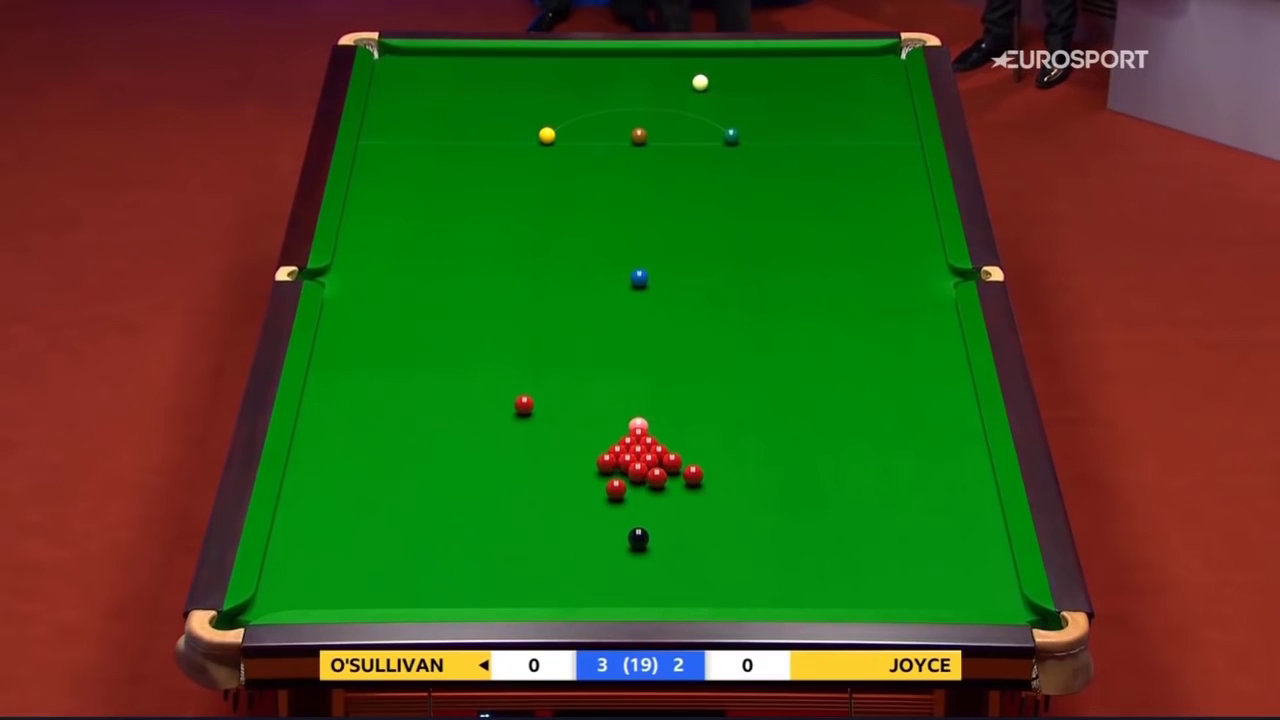
#> input picture WSC sample.png, 1280 x 720 px, found by its file name
$ jupyter execute Computer-vision_project.ipynb   (older library calls are emulated)
#> lines starting #> are read from the running program, lines starting #| are printed output that depends on the picture; after the words box and inside, x2 and y2 are one past the last pixel; in counts of white or black regions, pixels touching at a corner belong together
#> in plot_similarity_graph, ref_frame is the input picture: shape (720, 1280, 3); mean B, G, R 26.8, 82.3, 64.4
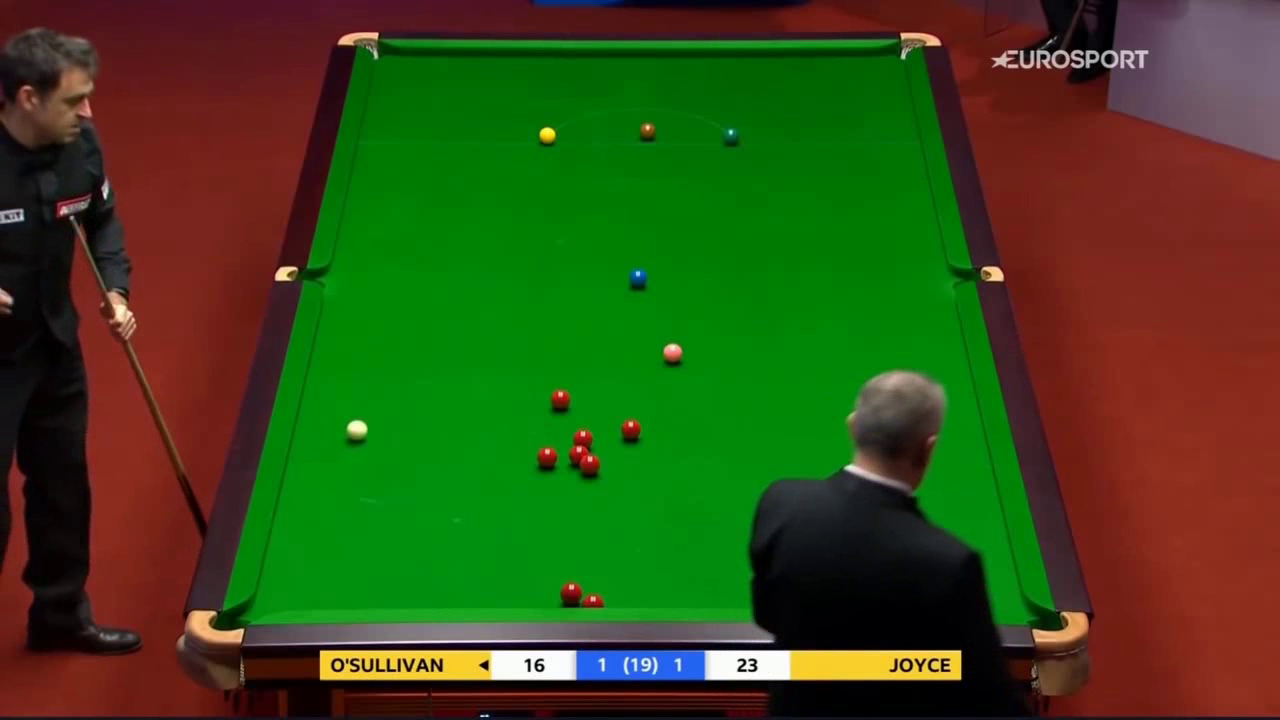
#> input picture frame 42 of WSC_trimed.mp4, 1280 x 720 px
#> in plot_similarity_graph, frame is the input picture: shape (720, 1280, 3); mean B, G, R 23.8, 74.8, 56
**Done by : Rahul Shah, Chadha Aouina**

**Email : shahra@usi.ch, chadha@usi.ch**

# video pre-processing and filtering

**Created trimed video to get only reliable frames and to make process faster**

[cell 1]
import cv2

def hhmmss_to_seconds(hhmmss):
    hh, mm, ss = map(int, hhmmss.split(':'))
    return hh * 3600 + mm * 60 + ss

def trim_video(input_path, output_path, start_time, end_time):
    start_seconds = hhmmss_to_seconds(start_time)
    end_seconds = hhmmss_to_seconds(end_time)

    cap = cv2.VideoCapture(input_path)
    fps = int(cap.get(cv2.CAP_PROP_FPS))
    width = int(cap.get(cv2.CAP_PROP_FRAME_WIDTH))
    height = int(cap.get(cv2.CAP_PROP_FRAME_HEIGHT))
    total_frames = int(cap.get(cv2.CAP_PROP_FRAME_COUNT))

    start_frame = start_seconds * fps
    end_frame = end_seconds * fps

    if end_frame > total_frames:
        end_frame = total_frames

    fourcc = cv2.VideoWriter_fourcc(*'mp4v')
    out = cv2.VideoWriter(output_path, fourcc, fps, (width, height))

    cap.set(cv2.CAP_PROP_POS_FRAMES, start_frame)

    current_frame = start_frame
    while cap.isOpened() and current_frame < end_frame:
        ret, frame = cap.read()
        if not ret:
            break
        out.write(frame)
        current_frame += 1

    cap.release()
    out.release()

input_video_path = '/mnt/hgfs/Desktop/WSC.mp4'
output_video_path = '/mnt/hgfs/Desktop/WSC_trimed.mp4'
start_time = '01:20:00'  # hh:mm:ss
end_time = '02:14:00'    # hh:mm:ss

# trim_video(input_video_path, output_video_path, start_time, end_time)

**Compared each frame by computing similarity which is Intersection over Union  which says i.e. Area of Intersection / Area of Union frames**

[cell 2]
import cv2
import numpy as np
import matplotlib.pyplot as plt

def compute_similarity(frame1, frame2):

    hsv1 = cv2.cvtColor(frame1, cv2.COLOR_BGR2HSV)
#> hsv1: shape (720, 1280, 3); mean H, S, V 56, 208.3, 120.9
    hsv2 = cv2.cvtColor(frame2, cv2.COLOR_BGR2HSV)
#> hsv2: shape (720, 1280, 3); mean H, S, V 57, 200.3, 107.1

    lower_green = np.array([35, 100, 100]) # defining green Color range for HSV image
    upper_green = np.array([85, 255, 255])

    mask1 = cv2.inRange(hsv1, lower_green, upper_green)
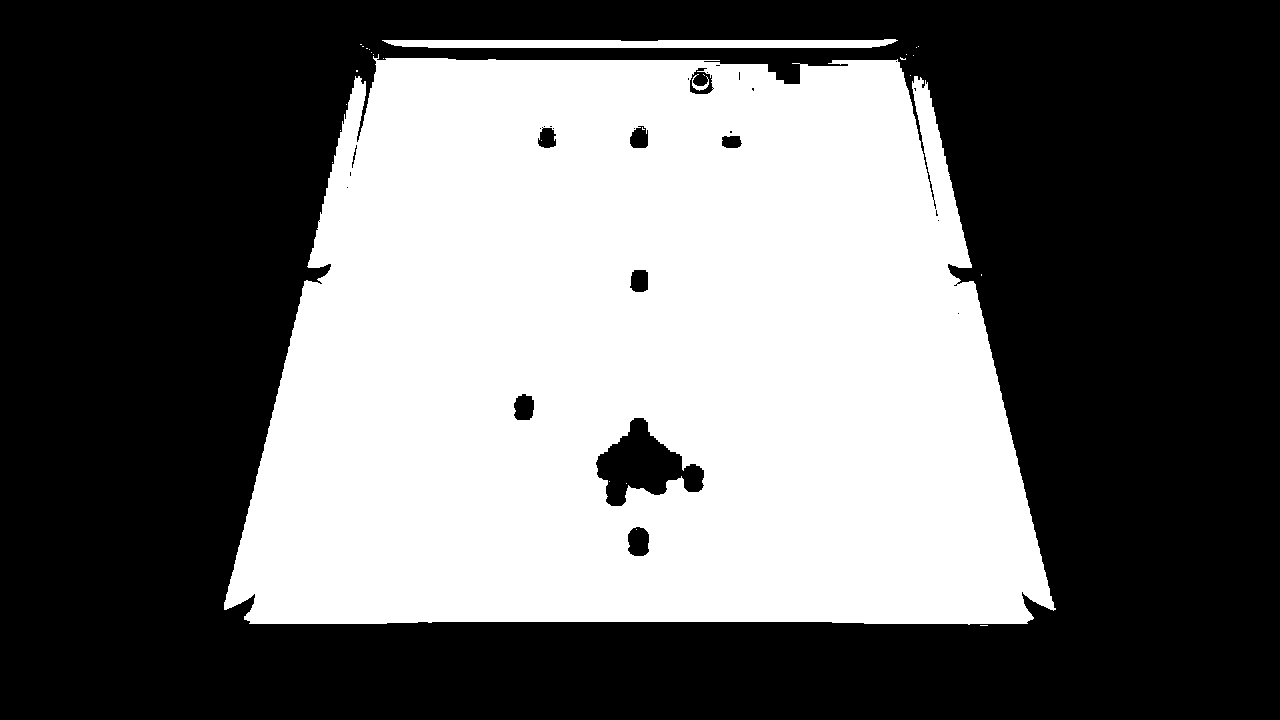
#> mask1: shape (720, 1280); 41.9% white; 28 white regions (25 under 20 px), largest, box (x1, y1, x2, y2) and area: (224, 54, 1056, 625) 382531, (382, 39, 898, 48) 3926, (692, 74, 709, 91) 91
    mask2 = cv2.inRange(hsv2, lower_green, upper_green)
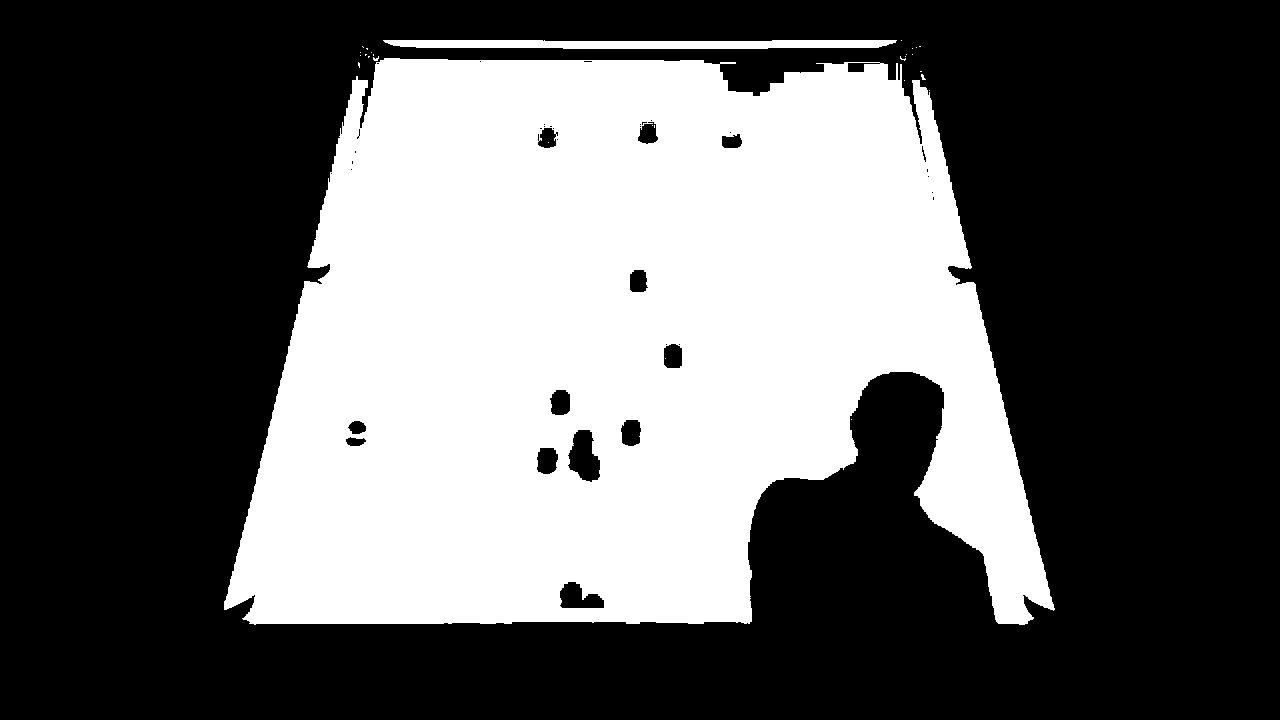
#> mask2: shape (720, 1280); 37.8% white; 29 white regions (27 under 20 px), largest, box (x1, y1, x2, y2) and area: (224, 58, 1055, 625) 344225, (383, 40, 897, 49) 3957

    intersection = cv2.bitwise_and(mask1, mask2)
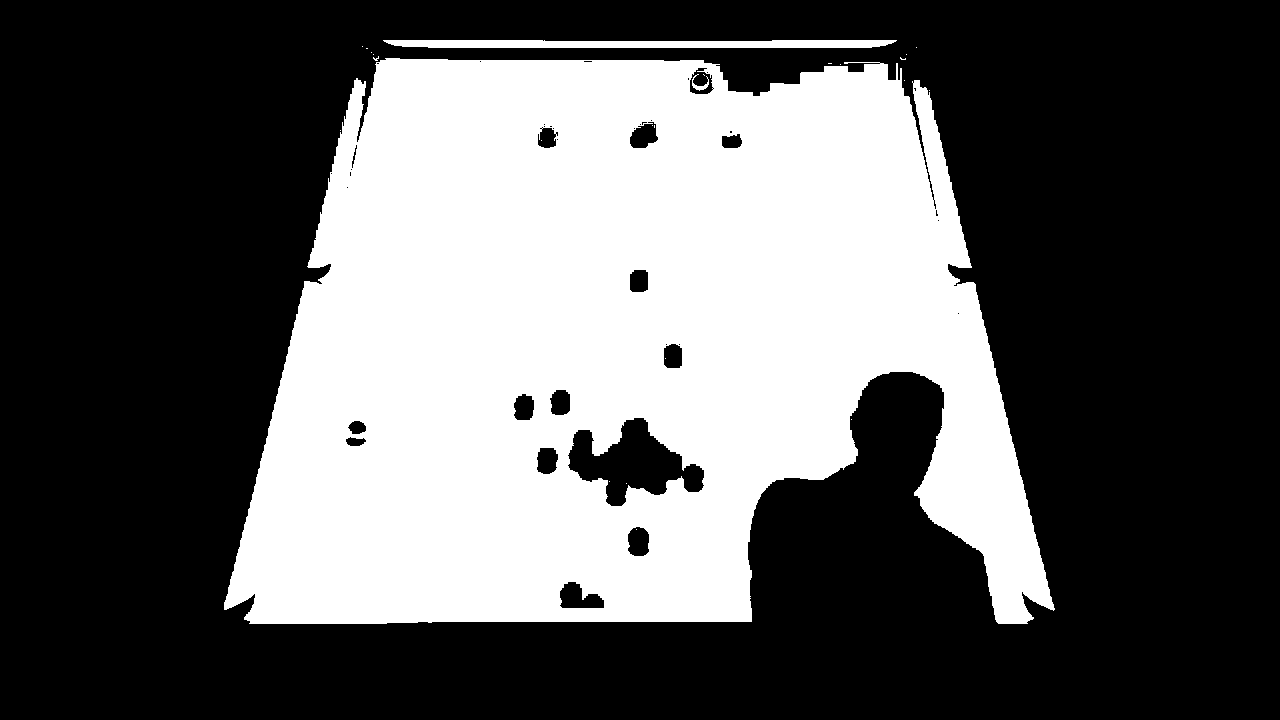
#> intersection: shape (720, 1280); 37% white; 25 white regions (22 under 20 px), largest, box (x1, y1, x2, y2) and area: (224, 58, 1055, 624) 337217, (383, 40, 897, 48) 3721, (692, 74, 709, 91) 91

    similarity = np.sum(intersection) / (np.sum(mask1) + np.sum(mask2) - np.sum(intersection)) # computing similarity
#> similarity = 0.866

    return similarity

def plot_similarity_graph(video_path, ref_frame_path, threshold=0.95):
    cap = cv2.VideoCapture(video_path)
    ref_frame = cv2.imread(ref_frame_path)

    if ref_frame is None:
        print("Error: Could not load reference frame.")
        return

    frame_count = 0
    frame_indices = []
    similarities = []

    if not cap.isOpened():
        print("Error: Could not open video.")
        return

    while cap.isOpened():
        ret, frame = cap.read()
        if not ret:
            break

        similarity = compute_similarity(ref_frame, frame)
#> similarity = 0.866
        similarities.append(similarity)
        frame_indices.append(frame_count)

        print(f"Frame {frame_count}: Similarity {similarity:.2f}")
#| Frame 0: Similarity 0.87

        frame_count += 1

    cap.release()
    cv2.destroyAllWindows()

    plt.figure(figsize=(12, 6))
    plt.plot(frame_indices, similarities, label='Similarity with Reference Frame', color='blue')
    plt.axhline(y=threshold, color='red', linestyle='--', label='Similarity Threshold')
    plt.title('Time Series Plot of Frame Similarity with Reference Frame')
    plt.xlabel('Frame Index')
    plt.ylabel('Similarity')
    plt.legend()
    plt.tight_layout()
    plt.show()


video_path = '/mnt/hgfs/Desktop/WSC_trimed.mp4'
ref_frame_path = '/mnt/hgfs/Desktop/WSC sample.png'
plot_similarity_graph(video_path, ref_frame_path)
